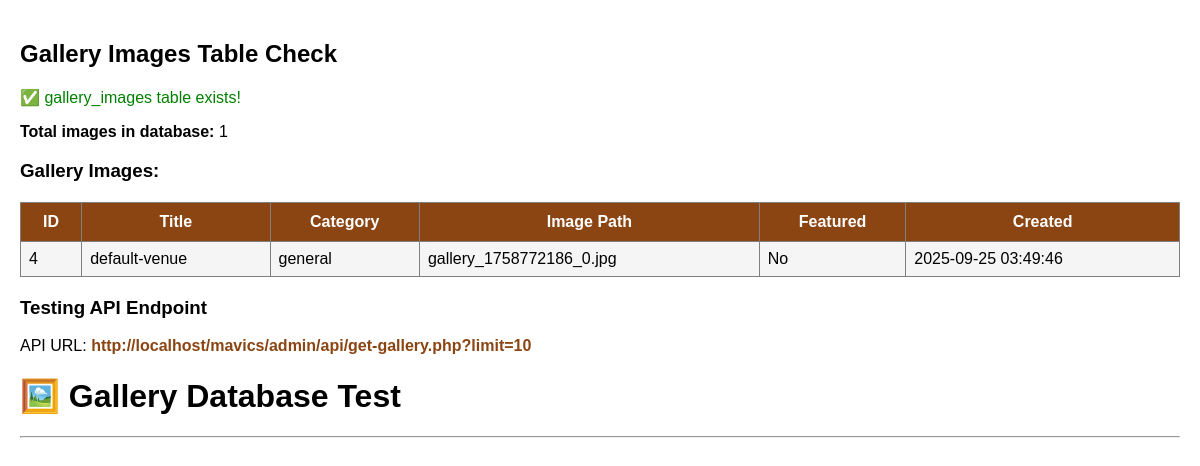
/customer/test-gallery.php, run on the app's committed database.
### tables this page shows
CREATE TABLE `gallery_images` (
  `id` int(11) NOT NULL,
  `title` varchar(255) NOT NULL,
  `description` text DEFAULT NULL,
  `image_path` varchar(255) NOT NULL,
  `category` varchar(100) DEFAULT NULL,
  `tags` text DEFAULT NULL,
  `alt_text` varchar(255) DEFAULT NULL,
  `is_featured` tinyint(1) DEFAULT 0,
  `uploaded_by` int(11) DEFAULT NULL,
  `created_at` timestamp NOT NULL DEFAULT current_timestamp(),
  `updated_at` timestamp NOT NULL DEFAULT current_timestamp() ON UPDATE current_timestamp()
);

### customer/test-gallery.php (the view, shortened to what this page needs)
<?php
try {
    $conn = getDBConnection();
    echo "<h2>Gallery Images Table Check</h2>";
    $stmt = $conn->query("SHOW TABLES LIKE 'gallery_images'");
    $table_exists = $stmt->rowCount() > 0;
    if (!$table_exists) {
        echo "<p style='color:red;'>❌ gallery_images table does NOT exist!</p>";
        echo "<p>Creating table...</p>";
        $conn->exec("
            CREATE TABLE IF NOT EXISTS gallery_images (
                id INT AUTO_INCREMENT PRIMARY KEY,
                title VARCHAR(255) NOT NULL,
                description TEXT,
                image_path VARCHAR(255) NOT NULL,
                category VARCHAR(100),
                tags TEXT,
                alt_text VARCHAR(255),
                is_featured BOOLEAN DEFAULT 0,
                uploaded_by INT,
                created_at TIMESTAMP DEFAULT CURRENT_TIMESTAMP,
                updated_at TIMESTAMP DEFAULT CURRENT_TIMESTAMP ON UPDATE CURRENT_TIMESTAMP,
                FOREIGN KEY (uploaded_by) REFERENCES admin_users(id)
            )
        ");
        echo "<p style='color:green;'>✅ Table created successfully!</p>";
    } else {
        echo "<p style='color:green;'>✅ gallery_images table exists!</p>";
    }
    $stmt = $conn->query("SELECT COUNT(*) as count FROM gallery_images");
    $count = $stmt->fetch()['count'];
    echo "<p><strong>Total images in database:</strong> {$count}</p>";
    if ($count > 0) {
        echo "<h3>Gallery Images:</h3>";
        $stmt = $conn->query("SELECT * FROM gallery_images ORDER BY created_at DESC");
        $images = $stmt->fetchAll();
        echo "<table border='1' cellpadding='10' style='border-collapse: collapse;'>";
        echo "<tr><th>ID</th><th>Title</th><th>Category</th><th>Image Path</th><th>Featured</th><th>Created</th></tr>";
        foreach ($images as $img) {
            $featured = $img['is_featured'] ? '⭐ Yes' : 'No';
            echo "<tr>";
            echo "<td>{$img['id']}</td>";
            echo "<td>{$img['title']}</td>";
            echo "<td>{$img['category']}</td>";
            echo "<td>{$img['image_path']}</td>";
            echo "<td>{$featured}</td>";
            echo "<td>{$img['created_at']}</td>";
            echo "</tr>";
        }
        echo "</table>";
    }
    echo "<h3>Testing API Endpoint</h3>";
    $api_url = 'http://' . $_SERVER['HTTP_HOST'] . '/mavics/admin/api/get-gallery.php?limit=10';
    echo "<p>API URL: <a href='{$api_url}' target='_blank'>{$api_url}</a></p>";
} catch (PDOException $e) {
    echo "<p style='color:red;'>Database Error: " . $e->getMessage() . "</p>";
}
?>
<!DOCTYPE html>
<html>
<head>
</head>
<body>
    <h1>🖼️ Gallery Database Test</h1>
    <hr>
</body>
</html>

### customer/test-gallery.php (style rules this page uses)
body { font-family: Arial, sans-serif; max-width: 1200px; margin: 20px auto; padding: 20px; }
table { width: 100%; margin: 20px 0; }
th { background: #8b4513; color: white; padding: 10px; }
td { padding: 8px; }
tr:nth-child(even) { background: #f5f5f5; }
a { color: #8b4513; text-decoration: none; font-weight: bold; }

### data on the page
gallery_images: id "4", title "default-venue", category "general", image_path "gallery_1758772186_0.jpg", is_featured "No", created_at "2025-09-25 03:49:46"

### other printed values
$count "1"
$api_url "http://localhost/mavics/admin/api/get-gallery.php?limit=10"
